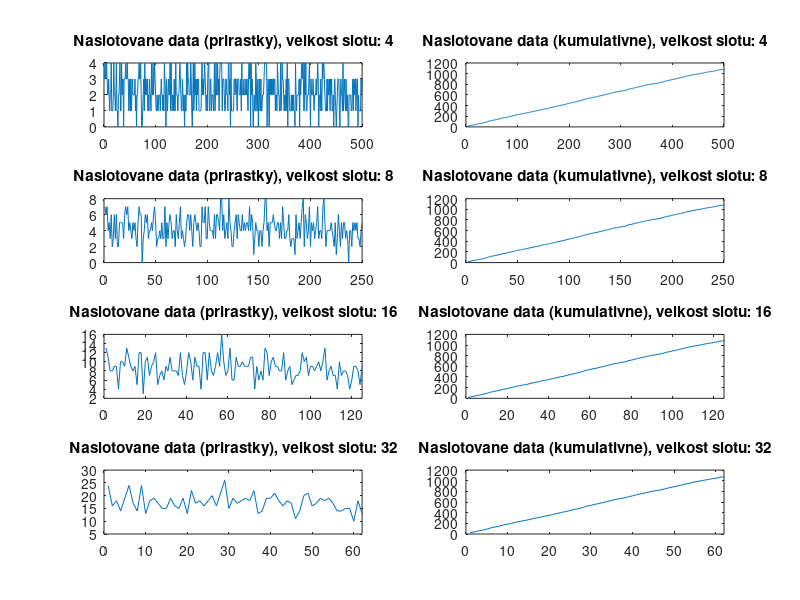
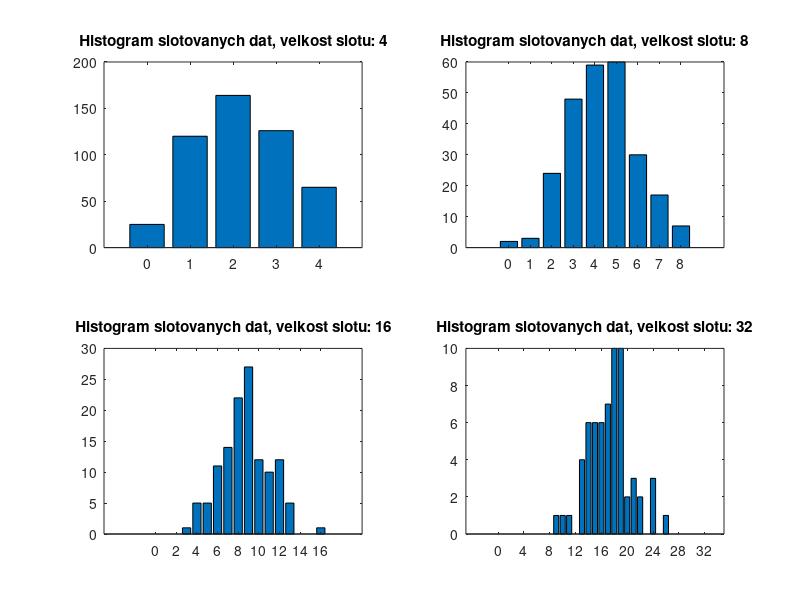
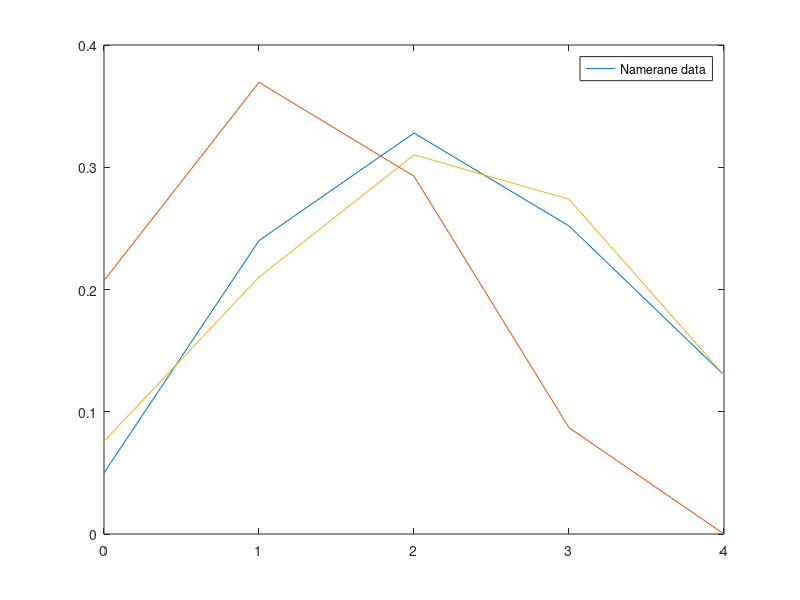

Source code (MATLAB) for these figures, in order:
clc;
clear all;
close all;
format short;

data = load('6meranie4050.txt');
[~,count] = size(data);

figure(1, 'name', 'Priebeh naslotovanych dat');
figure(2, 'name', 'Histogramy naslotovanych dat');
figure(3, 'name', 'Porovnanie s Bernoulliho procesom a On/Off procesom');

n = 0;
for slotSize = [4 8 16 32]
	n=n+1;
	slotted = zeros(1, floor(count/slotSize));
	index = 1;
	histogram = zeros(1,slotSize+1);
	for j = 1 : slotSize : count
		s = 0;
		for k = j : (j+slotSize-1)
			if k <= count
				s = s + data(k);
			end
		end
		slotted(index) = s;
		index = index + 1;
		histogram(s+1) = histogram(s+1)+1;
	end

	figure(1);
	subplot(4,2,n*2-1);
	plot(slotted);
	axis([0 floor(count/slotSize)]);
	title(sprintf('Naslotovane data (prirastky), velkost slotu: %d', slotSize));
	cumulative = zeros(1, floor(count/slotSize));
	cumsum = 0;
	for i = 1 : floor(count/slotSize)
		cumsum = cumsum + slotted(i);
		cumulative(i) = cumsum;    
	end
	subplot(4,2,n*2);
	plot(cumulative);
	axis([0 floor(count/slotSize)]);
	title(sprintf('Naslotovane data (kumulativne), velkost slotu: %d', slotSize));
	
	figure(2);
	subplot(2,2,n);
	bar(0:slotSize,histogram);
	set(gca,'xtick',[0:ceil(slotSize/8):slotSize]);
	title(sprintf('Histogram slotovanych dat, velkost slotu: %d', slotSize));
	
	if slotSize == 4
		bernoulli = zeros(1, slotSize + 1);
		for i = 1 : slotSize
    		bernoulli(i) = binopdf(i, slotSize, sum(slotted)/count);
		end
	
		peak = max(slotted);
		avg = sum(slotted) / floor(count / slotSize);
		peakP = histogram(slotSize+1) / floor(count / slotSize);
		
		a = 1 - (peakP * peak / avg) ^ (1 / (peak - 1));
		b = (avg * a) / (peak - avg);
		
		pi(1)=b/(a+b);
		pi(2)=a/(a+b);
		
		onoff(1)=pi(2)*(1-b)^3;
		onoff(2)=(pi(1)*a+pi(2)*b)*(1-b)^2+2*a*b*(1-b)*pi(2);
		onoff(3)=(pi(1)*a+pi(2)*b)*(1-a)*(1-b)+a*b*(pi(1)*a+pi(2)*b+pi(1)*(1-b)+pi(2)*(1-a));
		onoff(4)=(pi(1)*a+pi(2)*b)*(1-a)^2+2*a*b*(1-a)*pi(1);
		onoff(5)=pi(1)*(1-a)^3;
		
		figure(3);
		plot(0:4, histogram./floor(count / slotSize), 0:4, bernoulli,0:4, onoff);
		
		legend('Namerane data');
        
		sprintf('Bernoulliho proces ~ Bi(%d, %0.3f)', slotSize, cumsum/count);
		sprintf('On/Off proces ~ alfa=%0.3f, beta=%0.3f', a, b);
		
	end

end